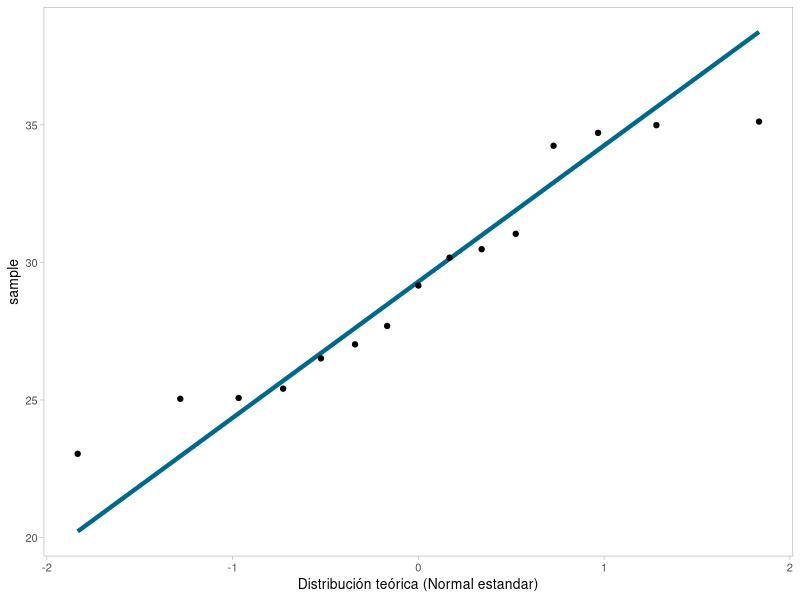

Generate this figure with R:
## ---- chunk 1
options(knitr.kable.NA = "")
## ---- chunk 2
tension_data <- c(20.8, 20.6, 21.0, 20.9, 19.9, 20.2, 19.8, 19.6, 20.9, 21.1, 20.4, 20.6, 19.7, 19.6, 20.3, 20.7)
## ---- chunk 3
Z <- (mean(tension_data) - 20) / (.45 / sqrt(16))
p_Z <- 1 - pnorm(Z)

cat("Z =", round(Z, 2), ", p =", sprintf(p_Z, fmt = '%#.4f'), "\n")
cat("CI95%: (", mean(tension_data) - qnorm(.95) * .45 / sqrt(16), ", ", mean(tension_data) + qnorm(.95) * .45 / sqrt(16), ")\n", sep="")
## ---- chunk 4
t_test_res <- t.test(tension_data, alternative="two.sided", mu=20)
t_test_res
## ---- chunk 5
N <- 40
n <- 25

prop.test(n, N, .5, alternative="less")
## ---- chunk 6
knitr::kable(data.frame(`Rio 1`=c(10, 10, 12, 13, 9, 8, 12, 12, 10, 14, 8),
    `Rio 2`=c(11, 8, 9, 7, 10, 8, 8, 10, NA, NA, NA)))
## ---- chunk 7
rio_data <- list(`Rio 1`=c(10, 10, 12, 13, 9, 8, 12, 12, 10, 14, 8),
    `Rio 2`=c(11, 8, 9, 7, 10, 8, 8, 10))
## ---- chunk 8
var.test(rio_data$`Rio 1`, rio_data$`Rio 2`, ratio=1, "two.sided", conf.level=0.90)
## ---- chunk 9
t.test(rio_data$`Rio 1`, rio_data$`Rio 2`, "two.sided", var.equal=TRUE)
## ---- chunk 10
knitr::kable(data.frame(Antes=c(217, 252, 229, 200, 209, 213),
    Despues=c(209, 241, 230, 208, 206, 211)))
## ---- chunk 11
colesterol_data <- data.frame(Antes=c(217, 252, 229, 200, 209, 213),
    Despues=c(209, 241, 230, 208, 206, 211))
## ---- chunk 12
var.test(colesterol_data$Antes, colesterol_data$Despues, ratio=1, "two.sided", conf.level=0.92)
## ---- chunk 13
 t.test(colesterol_data$Antes, colesterol_data$Despues, 
    alternative = "greater", var.equal=TRUE,
    paired = TRUE, conf.level=.96)
## ---- chunk 14
N <- c(Jovenes=600, Adultos=400)
n <- c(Jovenes=300, Adultos=100)

prop.test(n, N, alternative="two.sided", conf.level=0.99)
## ---- chunk 15
time_data <- c(10.1, 12.5, 12.2, 10.2, 12.8, 12.1, 11.2, 11.4, 10.7, 14.9, 13.9, 13.3)
## ---- chunk 16
cat("Media:", mean(time_data), "\n")
cat("Varianza:", var(time_data), "\n")
## ---- chunk 17
t.test(time_data, alternative="less", mu=15)
## ---- chunk 18
t.test(time_data, alternative="less", mu=13)
## ---- chunk 19
knitr::kable(data.frame(
    `Poblacion 1`=c(20.1, 22.5, 22.2, 30.2, 22.8, 22.1, 21.2, 21.4, 20.7, 24.9, 23.9, 23.3), 
    `Poblacion 2`=c(25.3, 31.2, 22.4, 23.1, 26.4, 28.2, 21.3, 31.1, 26.2, 21.4, NA, NA)))
## ---- chunk 20
population_data <- list(
    `Poblacion 1`=c(20.1, 22.5, 22.2, 30.2, 22.8, 22.1, 21.2, 21.4, 20.7, 24.9, 23.9, 23.3), 
    `Poblacion 2`=c(25.3, 31.2, 22.4, 23.1, 26.4, 28.2, 21.3, 31.1, 26.2, 21.4))
## ---- chunk 21
var.test(population_data$`Poblacion 1`, population_data$`Poblacion 2`, ratio=1, "two.sided")
## ---- chunk 22
t.test(population_data$`Poblacion 1`, population_data$`Poblacion 2`, "two.sided", var.equal=TRUE)
## ---- chunk 23
knitr::kable(data.frame(
    Antes=c(182, 230, 160, 200, 160, 240, 260, 480, 263, 240),
    Despues=c(190, 220, 166, 150, 140, 220, 156, 312, 240, 250)))
## ---- chunk 24
cholesterol_data <- data.frame(
    Antes=c(182, 230, 160, 200, 160, 240, 260, 480, 263, 240),
    Despues=c(190, 220, 166, 150, 140, 220, 156, 312, 240, 250))
## ---- chunk 25
var.test(cholesterol_data$Antes, cholesterol_data$Despues, ratio=1, "two.sided", conf.level=0.90)
## ---- chunk 26
 t.test(cholesterol_data$Antes, cholesterol_data$Despues, 
    alternative = "greater", var.equal=TRUE,
    paired = TRUE, conf.level=.95)
## ---- chunk 27
N <- 800
n <- 0.18 * 800

res <- prop.test(n, N, .2, alternative="two.sided")
res
## ---- chunk 28
N <- c(A=100, Control=100)
n <- c(A=60, Control=55)

prop.test(n, N, alternative="greater", conf.level=0.95)
## ---- chunk 29
 tree_data <- data.frame(
      Zona=c("Cortijuela", "Cortijuela", "Molinillo", "Molinillo", "Molinillo", "Fardes", "Fardes", 'Ladihonda', "Ladihonda", "Fazares", "Fazares", "Fazares", "Cortijuela", "Fazares", "Fazares"),
      Parte=c("Canopy", "Canopy", 'Canopy', "Canopy", "Canopy", "Canopy", 'Canopy', 'Canopy', 'Canopy', 'Canopy', "Canopy", "Canopy", "Sprouts", 'Sprouts', 'Sprouts'),
      Anho=c(1995, 1996, 1995, 1996, 1996, 1995, 1996, 1995, 1996, 1995, 1996, 1996, 1995, 1995, 1996),
      Longitud=c(26.51, 30.17, 34.24, 31.04, 34.99, 30.48, 25.07, 25.04, 29.16, 35.12, 25.41, 27.02, 23.04, 27.69, 34.71),
      Asimetria=c(0.028, 0.010, 0.080, 0.340, 0.087, 0.040, 0.010, 0.021, 0.135, 0.010, 0.094, 0.153, 0.156, 0.172, 0.077))

knitr::kable(tree_data)
## ---- chunk 30
shapiro.test(tree_data$Longitud)
## ---- chunk 31
library(ggplot2, quietly=TRUE)

qq_plot <- ggplot(tree_data, aes(sample=Longitud)) +
  stat_qq_line(colour = "deepskyblue4", size=1.5) + 
  stat_qq() + 
  theme_light(base_size=10) +
  xlab("Distribución teórica (Normal estandar)") + 
  theme(panel.grid=element_blank())
## ---- chunk 32
t_test_res <- t.test(tree_data$Longitud, alternative="two.sided", mu=30)
t_test_res
## ---- chunk 33
var.test(
    tree_data$Asimetria[tree_data$Parte == "Canopy"], 
    tree_data$Asimetria[tree_data$Parte == "Sprouts"], 
    ratio=1, "two.sided", conf.level=0.90)
## ---- chunk 34
t.test(
    tree_data$Asimetria[tree_data$Parte == "Canopy"], 
    tree_data$Asimetria[tree_data$Parte == "Sprouts"], 
    "two.sided", var.equal=TRUE)
## ---- chunk 35
mod <- lm(Asimetria ~ Longitud, tree_data)
summary(mod)
